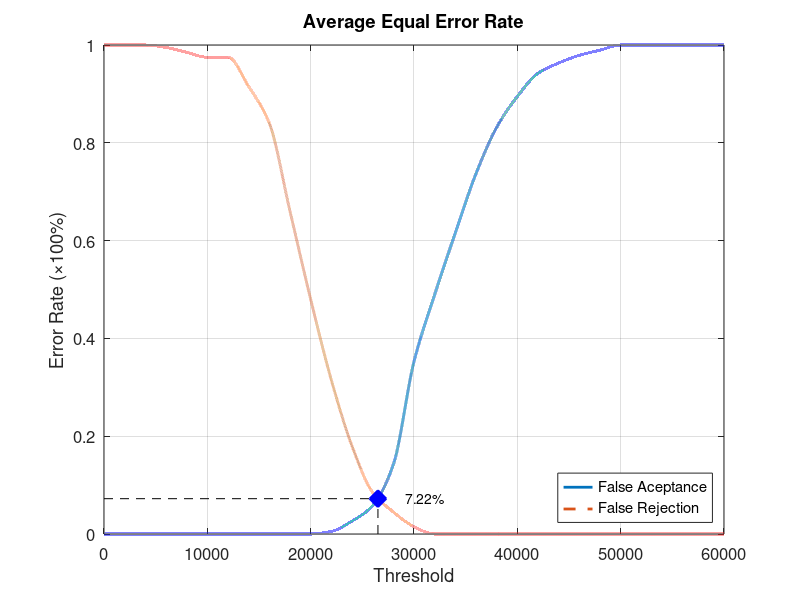
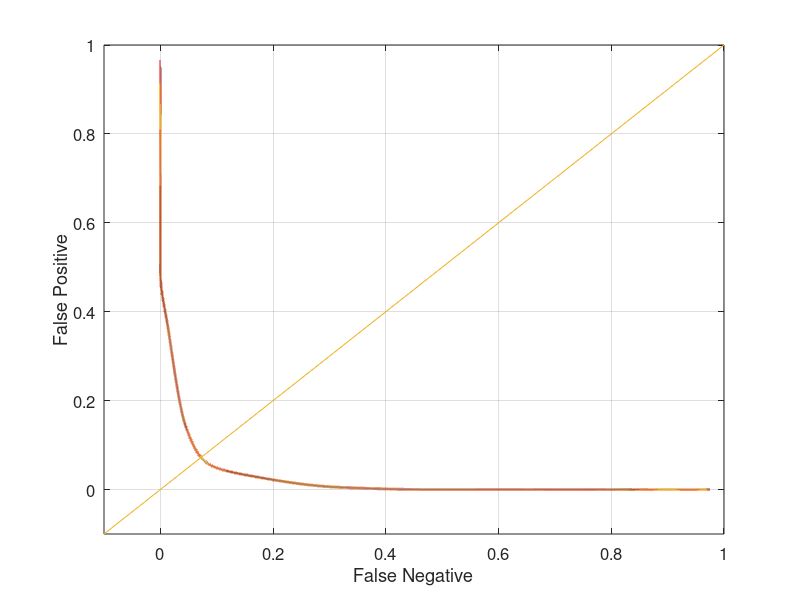

Recreate these plots in MATLAB, in order.
function yEER = Database3_1
close all;
clear;
clc;
x = 0:2000:60000;
xq = 0:0.5:60000;

y0 = [0 0 0 0 0 0 0 0 0 0 0 0.00526316 0.0263158 0.0578947 0.142105 0.352632 0.489474 0.615789 0.736842 0.831579 0.894737 0.942105 0.963158 0.978947 0.989474 1 1 1 1 1 1];
yy0 = interp1(x, y0, xq, 'pchip');
y1 = [1 1 1 0.995 0.985 0.975 0.975 0.915 0.84 0.66 0.48 0.315 0.18 0.085 0.045 0.015 0 0 0 0 0 0 0 0 0 0 0 0 0 0 0];
yy1 = interp1(x, y1, xq, 'pchip');

% Calculating EER: 
y2 = abs(y0 - y1);
find(y2 == min(y2))
yy2 = abs(yy0 - yy1);
xEER = find(yy2 == min(yy2));
xEERIndex = xq(xEER) % X-axis EER
yEER = yy0(xEER) % Y-axis EER

main = figure
plot(xq, yy0,'-','LineWidth', 2);	hold on
plot(xq, yy1,'--','LineWidth', 2);	hold on
plot([xEERIndex xEERIndex], [0 yEER], 'k--');	hold on
plot([0 xEERIndex], [yEER yEER], 'k--');	hold on
plot(xEERIndex, yEER, 'bx', 'LineWidth', 10);	hold on
text(xEERIndex + 10 * xEERIndex / 100, yEER, [num2str(round((10000 * yEER)) / 100) '%'])
legend('False Aceptance', 'False Rejection', 'Location', 'SouthEast')
xlabel('Threshold')
ylabel('Error Rate (\times100%)')
title('Average Equal Error Rate')
set(gca, 'FontSize', 12)
axis([0 60000 0 1])
grid on

print(main, 'Database3_1Main', '-dpng');
FNRxFPR = figure('Color', [1 1 1]);
plot(yy1, yy0, '-', yy1, yy0, 'LineWidth', 2);
hold on
y = -0.1:0.1:1
plot(y, y); 
set(gca, 'FontSize', 12)
xlabel('False Negative')
ylabel('False Positive')
axis([-0.1 1 -0.1 1])
set(gca, 'FontSize', 12)
grid on

print(FNRxFPR, 'Database3_1FNRxFPR','-dpng');
end
